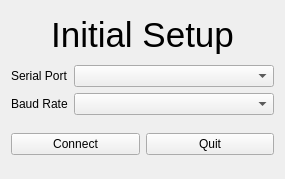
<?xml version="1.0" encoding="UTF-8"?>
<ui version="4.0">
 <class>Form</class>
 <widget class="QWidget" name="Form">
  <property name="geometry">
   <rect>
    <x>0</x>
    <y>0</y>
    <width>285</width>
    <height>179</height>
   </rect>
  </property>
  <property name="windowTitle">
   <string>Form</string>
  </property>
  <layout class="QVBoxLayout" name="verticalLayout">
   <item>
    <widget class="QLabel" name="label">
     <property name="font">
      <font>
       <pointsize>26</pointsize>
      </font>
     </property>
     <property name="text">
      <string>Initial Setup</string>
     </property>
     <property name="alignment">
      <set>Qt::AlignCenter</set>
     </property>
    </widget>
   </item>
   <item>
    <widget class="QFrame" name="frame">
     <property name="frameShape">
      <enum>QFrame::NoFrame</enum>
     </property>
     <property name="frameShadow">
      <enum>QFrame::Raised</enum>
     </property>
     <layout class="QFormLayout" name="formLayout">
      <property name="fieldGrowthPolicy">
       <enum>QFormLayout::ExpandingFieldsGrow</enum>
      </property>
      <property name="leftMargin">
       <number>0</number>
      </property>
      <property name="topMargin">
       <number>0</number>
      </property>
      <property name="rightMargin">
       <number>0</number>
      </property>
      <property name="bottomMargin">
       <number>0</number>
      </property>
      <item row="0" column="0">
       <widget class="QLabel" name="label_3">
        <property name="text">
         <string>Serial Port</string>
        </property>
       </widget>
      </item>
      <item row="0" column="1">
       <widget class="QComboBox" name="serialPortSelect">
        <property name="sizePolicy">
         <sizepolicy hsizetype="Expanding" vsizetype="Fixed">
          <horstretch>0</horstretch>
          <verstretch>0</verstretch>
         </sizepolicy>
        </property>
       </widget>
      </item>
      <item row="1" column="0">
       <widget class="QLabel" name="label_2">
        <property name="text">
         <string>Baud Rate</string>
        </property>
       </widget>
      </item>
      <item row="1" column="1">
       <widget class="QComboBox" name="baudRate">
        <property name="sizePolicy">
         <sizepolicy hsizetype="Expanding" vsizetype="Fixed">
          <horstretch>0</horstretch>
          <verstretch>0</verstretch>
         </sizepolicy>
        </property>
       </widget>
      </item>
     </layout>
    </widget>
   </item>
   <item>
    <widget class="QFrame" name="frame_2">
     <property name="frameShape">
      <enum>QFrame::NoFrame</enum>
     </property>
     <property name="frameShadow">
      <enum>QFrame::Raised</enum>
     </property>
     <layout class="QHBoxLayout" name="horizontalLayout">
      <property name="leftMargin">
       <number>0</number>
      </property>
      <property name="topMargin">
       <number>0</number>
      </property>
      <property name="rightMargin">
       <number>0</number>
      </property>
      <property name="bottomMargin">
       <number>0</number>
      </property>
      <item>
       <widget class="QPushButton" name="btnConnect">
        <property name="text">
         <string>Connect</string>
        </property>
        <property name="checkable">
         <bool>false</bool>
        </property>
       </widget>
      </item>
      <item>
       <widget class="QPushButton" name="btnQuit">
        <property name="text">
         <string>Quit</string>
        </property>
       </widget>
      </item>
     </layout>
    </widget>
   </item>
  </layout>
 </widget>
 <resources/>
 <connections/>
</ui>
